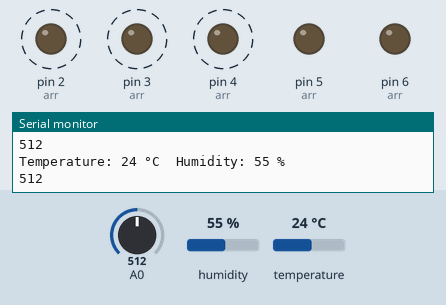
Simulated run of this sketch. Board: Arduino Uno, built with avr-gcc and run on an emulated ATmega328P. On the bench: output pins drawn as LEDs (lit = HIGH), the last lines printed to the serial monitor. Dashed ring = blinking. Inputs (shaded band) come from the test bench; at power-on: A0 = 512, humidity 55 %, temperature 24 °C.

Above: at 2.8 s.
2.9 s: A0 set to 390
At 4.4 s:
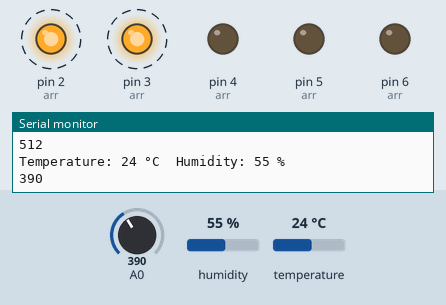
9.0 s: A0 set to 190
At 10.5 s:
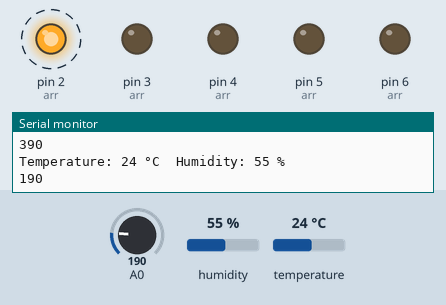
15.1 s: A0 set to 716
At 16.6 s:
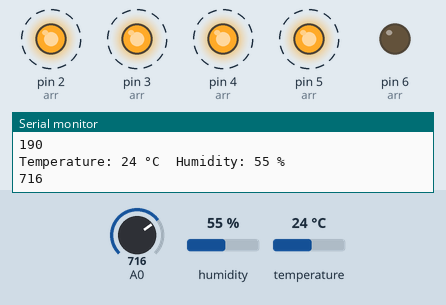
21.2 s: A0 set to 787
27.3 s: A0 set to 818
At 28.6 s:
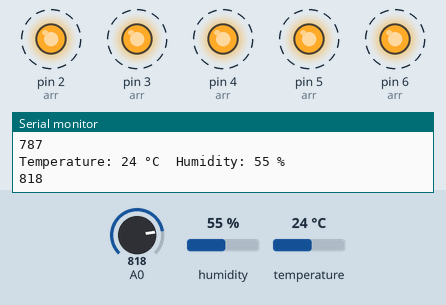
33.4 s: A0 set to 790
At 34.8 s:
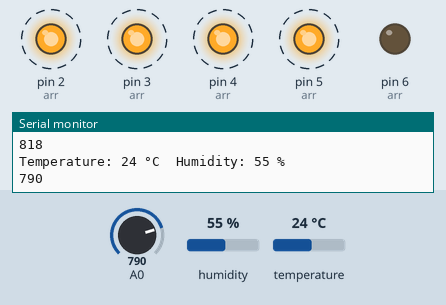
Timing chart, 0 to 40.5 s (numbered marks = the images above; inputs shaded):
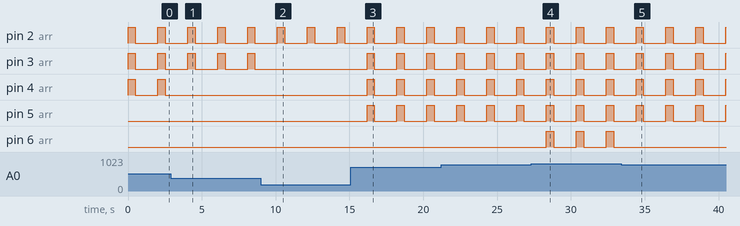

The sketch:

ldr_dht11.ino
```cpp
#include <DHT11.h>

DHT11 dht11(7);

//variables for all light pins
int blue = 2;
int red = 3;
int green = 4;
int yellow = 5;
int white = 6;

//array of variables
int arr[5] = {blue, red,green,yellow,white};


void setup() {
  // put your setup code here, to run once:
  Serial.begin(9600);

  //initialise lights
  for(int i=0;i<=5;i++){
    pinMode(arr[i], OUTPUT);}


}

void loop() {
  // put your main code here, to run repeatedly:
  //initialise the analog reader of LDR
  int a = analogRead(A0);
  //printing light intensity value
  Serial.println(a);

  //switching on bulbs depending on amt of light
  //less light, a = 900+
  //more light, a = 200-
  if (a<200){
    turnoff(1);
  }
  else if(a>200 && a<400){
    turnoff(2);
  }
  else if(a>400 && a<600){
    turnoff(3);
  }
  else if(a>600 && a<800){
    turnoff(4);
  }
  else{
    turnoff(5);
  }

  int temp = 0;
  int humidity =0;

  // Attempt to read the temperature and humidity values from the DHT11 sensor.
    int result = dht11.readTemperatureHumidity(temp, humidity);
    Serial.print("Temperature: ");
    Serial.print(temp);
    Serial.print(" °C\tHumidity: ");
    Serial.print(humidity);
    Serial.println(" %");

  delay(1000);
}

//defined function to turn on lights
void turnoff(int j){
  for(int i=0; i<j; i++){
    digitalWrite(arr[i], HIGH);
  }
  delay(500);
  for(int i=0; i<j; i++){
    digitalWrite(arr[i], LOW);
  }

  //read value of temp and humidity

}
```

Measured:
- the behaviour switches between 799 and 800 on A0 (found by bisection; images 3 and 4)
- after the input at 2.9 s, pin 4 (arr): stops changing and stays LOW
- after the input at 9.0 s, pin 3 (arr): stops changing and stays LOW
- after the input at 15.1 s, pin 3 (arr), pin 4 (arr), pin 5 (arr): alternates HIGH for 0.50 s and LOW for 1.5 s, starting after 1.1 s
- after the input at 27.3 s, pin 6 (arr): alternates HIGH for 0.50 s and LOW for 1.5 s, starting after 1.0 s
- after the input at 33.4 s, pin 6 (arr): stops changing and stays LOW
- by itself, pin 2 (arr), pin 3 (arr), pin 4 (arr): alternates HIGH for 0.50 s and LOW for 1.5 s
